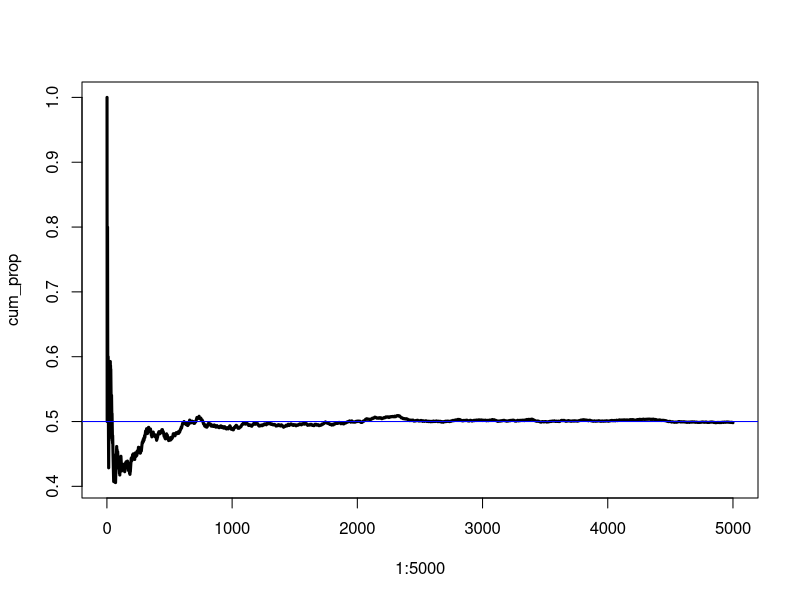

Write the R code that produced this figure.
# Example 5.1
coin_flip <- rbinom(5000, 1, 0.5)
cum_prop <- cumsum(coin_flip) / (1:5000)
plot(x = 1:5000, y = cum_prop, type = "l", lwd = 3)
abline(h = 0.5, col = "blue")
